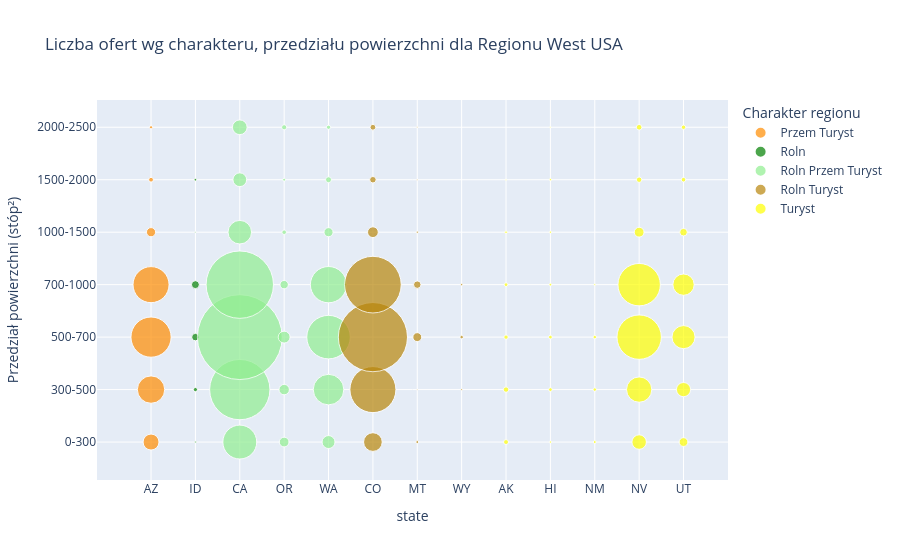

The cell this chart's notebook holds for it:
### Code cell
df_West = df[(df["Region"] == "West")]

df_West.head(3)
agg_West = (
    df_West.groupby(
        ["charakter", "bin_square_feet", "state"]
    )
    .size()
    .reset_index(name="liczba")
)

# wykres
fig = px.scatter(
    agg_West,
    x="state",
    y="bin_square_feet",
    color="charakter",
    color_discrete_map=charakter_colors,
    size="liczba",
    size_max=60,
    hover_data=["liczba"],
    labels={
        "charakter": "Charakter regionu",
        "bin_square_feet": "Przedział powierzchni (stóp²)"
    },
    title="Liczba ofert wg charakteru, przedziału powierzchni dla Regionu West USA"
)

fig.update_layout()

### Figure 1 — Plotly figure (JSON) as saved in the notebook; plotly's stock layout.template omitted (floating-point values rounded to 4 significant figures)
{"data": [{"customdata": [[145], [426], [920], [739], [48], [13], [6]], "hovertemplate": "Charakter regionu=Przem Turyst<br>state=%{x}<br>Przedział powierzchni (stóp²)=%{y}<br>liczba=%{customdata[0]}<extra></extra>", "legendgroup": "Przem Turyst", "marker": {"color": "darkorange", "size": [145, 426, 920, 739, 48, 13, 6], "sizemode": "area", "sizeref": 1.137, "symbol": "circle"}, "mode": "markers", "name": "Przem Turyst", "orientation": "v", "showlegend": true, "type": "scatter", "x": ["AZ", "AZ", "AZ", "AZ", "AZ", "AZ", "AZ"], "xaxis": "x", "y": ["0-300", "300-500", "500-700", "700-1000", "1000-1500", "1500-2000", "2000-2500"], "yaxis": "y"}, {"customdata": [[2], [10], [32], [36], [1], [4]], "hovertemplate": "Charakter regionu=Roln<br>state=%{x}<br>Przedział powierzchni (stóp²)=%{y}<br>liczba=%{customdata[0]}<extra></extra>", "legendgroup": "Roln", "marker": {"color": "green", "size": [2, 10, 32, 36, 1, 4], "sizemode": "area", "sizeref": 1.137, "symbol": "circle"}, "mode": "markers", "name": "Roln", "orientation": "v", "showlegend": true, "type": "scatter", "x": ["ID", "ID", "ID", "ID", "ID", "ID"], "xaxis": "x", "y": ["0-300", "300-500", "500-700", "700-1000", "1000-1500", "1500-2000"], "yaxis": "y"}, {"customdata": [[653], [54], [96], [2068], [62], [532], [4093], [81], [1077], [2584], [40], [748], [316], [12], [47], [108], [5], [20], [124], [15], [10]], "hovertemplate": "Charakter regionu=Roln Przem Turyst<br>state=%{x}<br>Przedział powierzchni (stóp²)=%{y}<br>liczba=%{customdata[0]}<extra></extra>", "legendgroup": "Roln Przem Turyst", "marker": {"color": "lightgreen", "size": [653, 54, 96, 2068, 62, 532, 4093, 81, 1077, 2584, 40, 748, 316, 12, 47, 108, 5, 20, 124, 15, 10], "sizemode": "area", "sizeref": 1.137, "symbol": "circle"}, "mode": "markers", "name": "Roln Przem Turyst", "orientation": "v", "showlegend": true, "type": "scatter", "x": ["CA", "OR", "WA", "CA", "OR", "WA", "CA", "OR", "WA", "CA", "OR", "WA", "CA", "OR", "WA", "CA", "OR", "WA", "CA", "OR", "WA"], "xaxis": "x", "y": ["0-300", "0-300", "0-300", "300-500", "300-500", "300-500", "500-700", "500-700", "500-700", "700-1000", "700-1000", "700-1000", "1000-1500", "1000-1500", "1000-1500", "1500-2000", "1500-2000", "1500-2000", "2000-2500", "2000-2500", "2000-2500"], "yaxis": "y"}, {"customdata": [[199], [5], [1205], [1], [2], [2720], [45], [7], [1825], [32], [3], [66], [3], [24], [1], [19], [1]], "hovertemplate": "Charakter regionu=Roln Turyst<br>state=%{x}<br>Przedział powierzchni (stóp²)=%{y}<br>liczba=%{customdata[0]}<extra></extra>", "legendgroup": "Roln Turyst", "marker": {"color": "darkgoldenrod", "size": [199, 5, 1205, 1, 2, 2720, 45, 7, 1825, 32, 3, 66, 3, 24, 1, 19, 1], "sizemode": "area", "sizeref": 1.137, "symbol": "circle"}, "mode": "markers", "name": "Roln Turyst", "orientation": "v", "showlegend": true, "type": "scatter", "x": ["CO", "MT", "CO", "MT", "WY", "CO", "MT", "WY", "CO", "MT", "WY", "CO", "MT", "CO", "MT", "CO", "MT"], "xaxis": "x", "y": ["0-300", "0-300", "300-500", "300-500", "300-500", "500-700", "500-700", "500-700", "700-1000", "700-1000", "700-1000", "1000-1500", "1000-1500", "1500-2000", "1500-2000", "2000-2500", "2000-2500"], "yaxis": "y"}, {"customdata": [[14], [3], [5], [120], [44], [17], [8], [7], [364], [115], [11], [8], [7], [1122], [304], [8], [4], [2], [1024], [259], [4], [3], [55], [33], [1], [3], [17], [12], [1], [18], [11]], "hovertemplate": "Charakter regionu=Turyst<br>state=%{x}<br>Przedział powierzchni (stóp²)=%{y}<br>liczba=%{customdata[0]}<extra></extra>", "legendgroup": "Turyst", "marker": {"color": "yellow", "size": [14, 3, 5, 120, 44, 17, 8, 7, 364, 115, 11, 8, 7, 1122, 304, 8, 4, 2, 1024, 259, 4, 3, 55, 33, 1, 3, 17, 12, 1, 18, 11], "sizemode": "area", "sizeref": 1.137, "symbol": "circle"}, "mode": "markers", "name": "Turyst", "orientation": "v", "showlegend": true, "type": "scatter", "x": ["AK", "HI", "NM", "NV", "UT", "AK", "HI", "NM", "NV", "UT", "AK", "HI", "NM", "NV", "UT", "AK", "HI", "NM", "NV", "UT", "AK", "HI", "NV", "UT", "AK", "HI", "NV", "UT", "HI", "NV", "UT"], "xaxis": "x", "y": ["0-300", "0-300", "0-300", "0-300", "0-300", "300-500", "300-500", "300-500", "300-500", "300-500", "500-700", "500-700", "500-700", "500-700", "500-700", "700-1000", "700-1000", "700-1000", "700-1000", "700-1000", "1000-1500", "1000-1500", "1000-1500", "1000-1500", "1500-2000", "1500-2000", "1500-2000", "1500-2000", "2000-2500", "2000-2500", "2000-2500"], "yaxis": "y"}], "layout": {"legend": {"itemsizing": "constant", "title": {"text": "Charakter regionu"}, "tracegroupgap": 0}, "title": {"text": "Liczba ofert wg charakteru, przedziału powierzchni dla Regionu West USA"}, "xaxis": {"anchor": "y", "domain": [0, 1], "title": {"text": "state"}}, "yaxis": {"anchor": "x", "domain": [0, 1], "title": {"text": "Przedział powierzchni (stóp²)"}}}}
